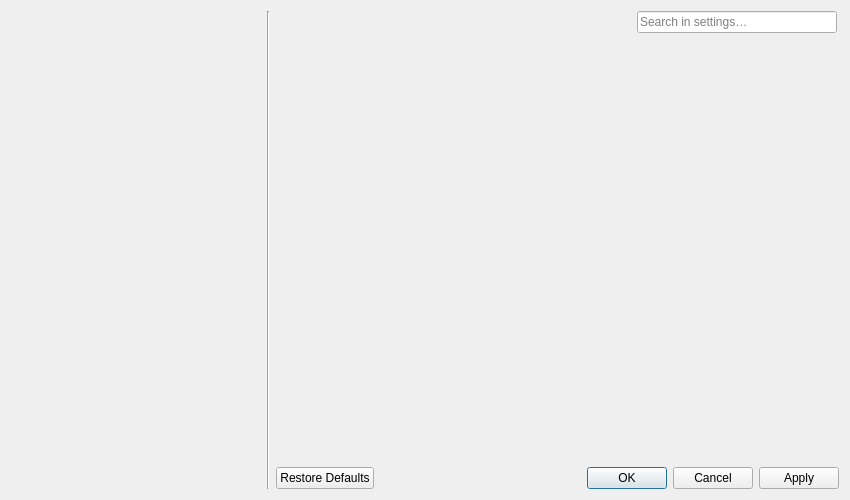
<?xml version="1.0" encoding="UTF-8"?>
<ui version="4.0">
 <class>SettingsDisplayDialog</class>
 <widget class="QDialog" name="SettingsDisplayDialog">
  <property name="geometry">
   <rect>
    <x>0</x>
    <y>0</y>
    <width>850</width>
    <height>500</height>
   </rect>
  </property>
  <property name="windowTitle">
   <string>Settings</string>
  </property>
  <property name="windowIcon">
   <iconset resource="../qsettingsdialog_res.qrc">
    <normaloff>:/QSettingsDialog/icons/gearSettings.ico</normaloff>:/QSettingsDialog/icons/gearSettings.ico</iconset>
  </property>
  <layout class="QHBoxLayout" name="settingsRootLayout" stretch="0,1">
   <property name="spacing">
    <number>0</number>
   </property>
   <item>
    <widget class="QWidget" name="categoryContentWidget" native="true">
     <layout class="QHBoxLayout" name="categoryLayout">
      <property name="spacing">
       <number>0</number>
      </property>
      <property name="leftMargin">
       <number>0</number>
      </property>
      <property name="topMargin">
       <number>0</number>
      </property>
      <property name="rightMargin">
       <number>0</number>
      </property>
      <property name="bottomMargin">
       <number>0</number>
      </property>
      <item>
       <widget class="QListWidget" name="categoryListWidget">
        <property name="palette">
         <palette>
          <active>
           <colorrole role="Base">
            <brush brushstyle="SolidPattern">
             <color alpha="0">
              <red>255</red>
              <green>255</green>
              <blue>255</blue>
             </color>
            </brush>
           </colorrole>
          </active>
          <inactive>
           <colorrole role="Base">
            <brush brushstyle="SolidPattern">
             <color alpha="0">
              <red>255</red>
              <green>255</green>
              <blue>255</blue>
             </color>
            </brush>
           </colorrole>
          </inactive>
          <disabled>
           <colorrole role="Base">
            <brush brushstyle="SolidPattern">
             <color alpha="255">
              <red>240</red>
              <green>240</green>
              <blue>240</blue>
             </color>
            </brush>
           </colorrole>
          </disabled>
         </palette>
        </property>
        <property name="frameShape">
         <enum>QFrame::NoFrame</enum>
        </property>
        <property name="verticalScrollBarPolicy">
         <enum>Qt::ScrollBarAsNeeded</enum>
        </property>
        <property name="horizontalScrollBarPolicy">
         <enum>Qt::ScrollBarAlwaysOff</enum>
        </property>
        <property name="editTriggers">
         <set>QAbstractItemView::NoEditTriggers</set>
        </property>
        <property name="iconSize">
         <size>
          <width>32</width>
          <height>32</height>
         </size>
        </property>
        <property name="resizeMode">
         <enum>QListView::Adjust</enum>
        </property>
        <property name="spacing">
         <number>1</number>
        </property>
       </widget>
      </item>
      <item>
       <widget class="Line" name="listSeperatorLine">
        <property name="orientation">
         <enum>Qt::Vertical</enum>
        </property>
       </widget>
      </item>
      <item>
       <spacer name="categoryLineSpacer">
        <property name="orientation">
         <enum>Qt::Horizontal</enum>
        </property>
        <property name="sizeHint" stdset="0">
         <size>
          <width>6</width>
          <height>0</height>
         </size>
        </property>
       </spacer>
      </item>
     </layout>
    </widget>
   </item>
   <item>
    <layout class="QVBoxLayout" name="contentLayout">
     <item>
      <layout class="QHBoxLayout" name="horizontalLayout">
       <property name="rightMargin">
        <number>2</number>
       </property>
       <item>
        <widget class="QLabel" name="titleLabel">
         <property name="font">
          <font>
           <pointsize>10</pointsize>
           <weight>75</weight>
           <bold>true</bold>
          </font>
         </property>
         <property name="textFormat">
          <enum>Qt::PlainText</enum>
         </property>
         <property name="indent">
          <number>4</number>
         </property>
        </widget>
       </item>
       <item>
        <widget class="QLineEdit" name="filterLineEdit">
         <property name="sizePolicy">
          <sizepolicy hsizetype="Fixed" vsizetype="Fixed">
           <horstretch>0</horstretch>
           <verstretch>0</verstretch>
          </sizepolicy>
         </property>
         <property name="minimumSize">
          <size>
           <width>200</width>
           <height>0</height>
          </size>
         </property>
         <property name="placeholderText">
          <string>Search in settings…</string>
         </property>
         <property name="clearButtonEnabled">
          <bool>true</bool>
         </property>
        </widget>
       </item>
      </layout>
     </item>
     <item>
      <widget class="QStackedWidget" name="contentStackWidget"/>
     </item>
     <item>
      <widget class="QDialogButtonBox" name="buttonBox">
       <property name="orientation">
        <enum>Qt::Horizontal</enum>
       </property>
       <property name="standardButtons">
        <set>QDialogButtonBox::Apply|QDialogButtonBox::Cancel|QDialogButtonBox::Ok|QDialogButtonBox::RestoreDefaults</set>
       </property>
      </widget>
     </item>
    </layout>
   </item>
  </layout>
 </widget>
 <resources>
  <include location="../qsettingsdialog_res.qrc"/>
 </resources>
 <connections>
  <connection>
   <sender>categoryListWidget</sender>
   <signal>currentRowChanged(int)</signal>
   <receiver>contentStackWidget</receiver>
   <slot>setCurrentIndex(int)</slot>
   <hints>
    <hint type="sourcelabel">
     <x>123</x>
     <y>172</y>
    </hint>
    <hint type="destinationlabel">
     <x>488</x>
     <y>189</y>
    </hint>
   </hints>
  </connection>
  <connection>
   <sender>categoryListWidget</sender>
   <signal>currentTextChanged(QString)</signal>
   <receiver>titleLabel</receiver>
   <slot>setText(QString)</slot>
   <hints>
    <hint type="sourcelabel">
     <x>156</x>
     <y>42</y>
    </hint>
    <hint type="destinationlabel">
     <x>466</x>
     <y>16</y>
    </hint>
   </hints>
  </connection>
 </connections>
</ui>
